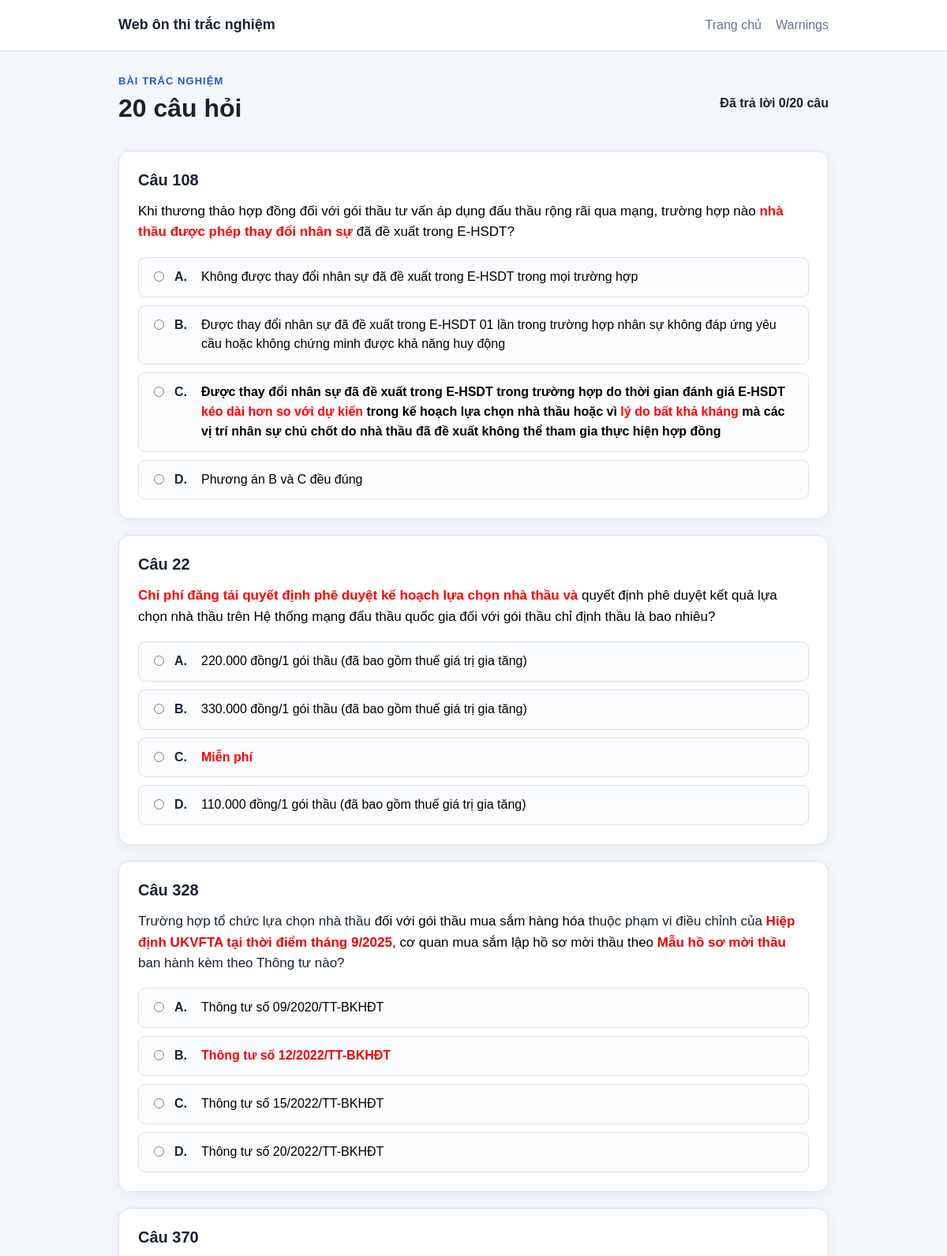
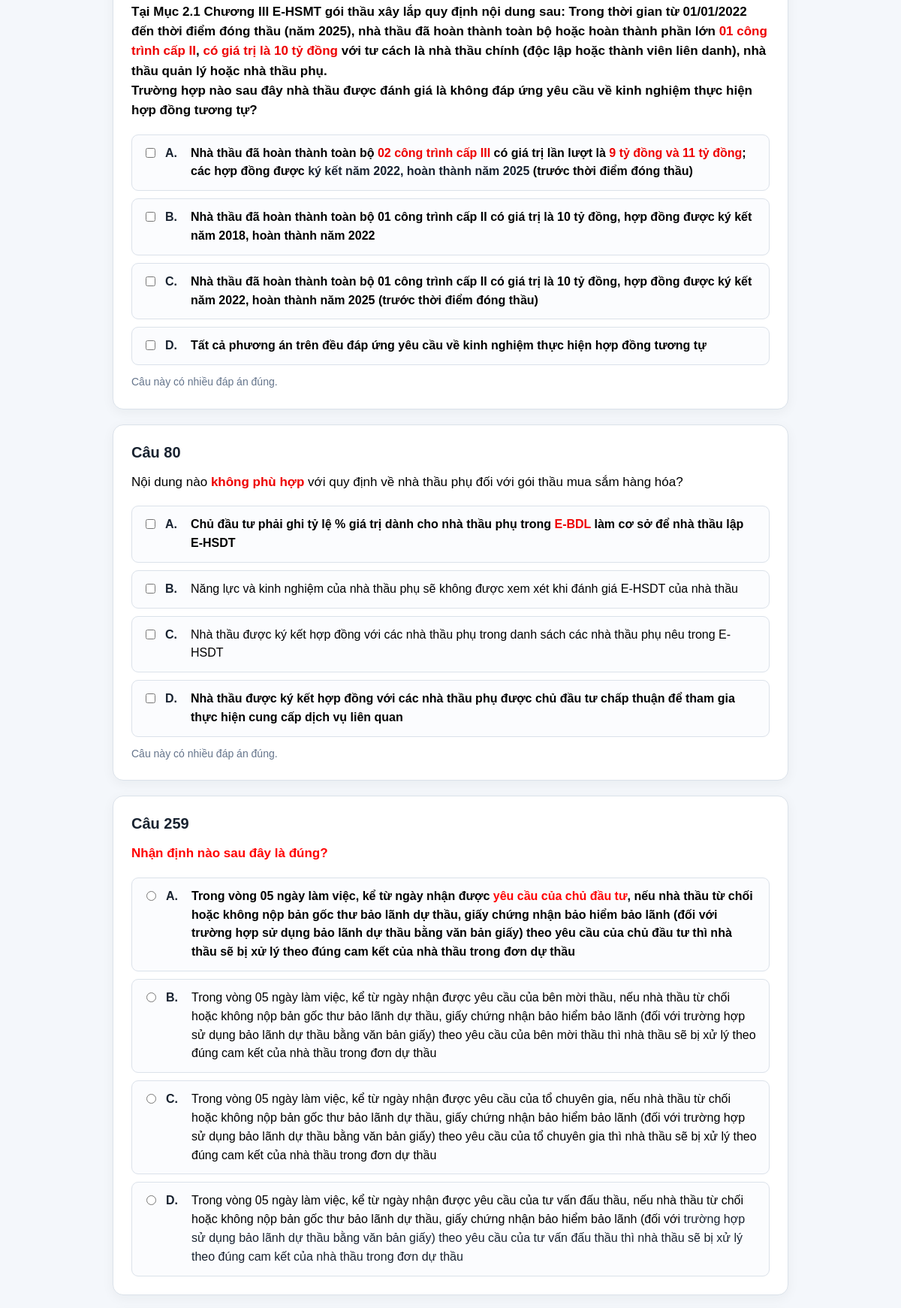
The page /quiz?mode=random&limit=20 (upper part) on the database its author committed (2 pictures, top to bottom).
### tables this page shows
CREATE TABLE questions (
    id INTEGER PRIMARY KEY AUTOINCREMENT,
    question_number INTEGER,
    question_html TEXT,
    question_plain TEXT,
    source_file TEXT,
    warning TEXT,
    created_at TEXT
);

CREATE TABLE options (
    id INTEGER PRIMARY KEY AUTOINCREMENT,
    question_id INTEGER,
    label TEXT,
    option_html TEXT,
    option_plain TEXT,
    is_correct INTEGER,
    bold_char_count INTEGER,
    total_char_count INTEGER,
    bold_ratio REAL,
    FOREIGN KEY(question_id) REFERENCES questions(id)
);

### app.py (the view)
@app.route("/quiz")
def quiz() -> str:
    mode = request.args.get("mode", "all")
    if mode not in {"all", "random"}:
        mode = "all"
    limit = request.args.get("limit", default=20, type=int)
    questions = get_questions(mode, limit)
    return render_template(
        "quiz.html",
        questions=questions,
        question_ids=",".join(str(q["id"]) for q in questions),
        mode=mode,
        limit=limit,
    )

### app.py (called while the page is built, shortened)
def get_db() -> sqlite3.Connection:
    if not Path(DB_PATH).is_file():
        raise FileNotFoundError(DB_MISSING_MESSAGE)
    if "db" not in g:
        g.db = sqlite3.connect(DB_PATH)
        g.db.row_factory = sqlite3.Row
    return g.db

def get_question_count() -> int:
    return get_db().execute("SELECT COUNT(*) FROM questions").fetchone()[0]

def get_options_by_question_ids(question_ids: list[int]) -> dict[int, list[dict]]:
    if not question_ids:
        return {}
    placeholders = ",".join("?" for _ in question_ids)
    rows = get_db().execute(
        f"""
        SELECT id, question_id, label, option_html, option_plain, is_correct, bold_ratio
        FROM options
        WHERE question_id IN ({placeholders})
        ORDER BY question_id, label
        """,
        question_ids,
    ).fetchall()
    grouped: dict[int, list[dict]] = defaultdict(list)
    for row in rows:
        grouped[row["question_id"]].append(dict(row))
    return dict(grouped)

def get_questions(mode: str = "all", limit: int | None = None) -> list[dict]:
    connection = get_db()
    if mode == "random":
        safe_limit = max(1, min(limit or 20, get_question_count()))
        rows = connection.execute(
            """
            SELECT id, question_number, question_html, question_plain
            FROM questions
            ORDER BY RANDOM()
            LIMIT ?
            """,
            (safe_limit,),
        ).fetchall()
    questions = [dict(row) for row in rows]
    options_by_question = get_options_by_question_ids([q["id"] for q in questions])
    for question in questions:
        question["options"] = options_by_question.get(question["id"], [])
        question["count_correct"] = sum(
            option["is_correct"] for option in question["options"]
        )
    return questions

### templates/quiz.html (shortened to what this page needs)
{% extends "base.html" %}
{% block content %}
<div class="quiz-toolbar">
    <div>
        <p class="eyebrow">Bài trắc nghiệm</p>
        <h1>{{ questions | length }} câu hỏi</h1>
    </div>
    <strong id="quiz-progress">Đã trả lời 0/{{ questions | length }} câu</strong>
</div>
{% if questions %}
<form id="quiz-form" method="post" action="{{ url_for('submit') }}" data-total="{{ questions | length }}">
    {% for question in questions %}
    <article class="question-card" data-question-id="{{ question.id }}">
        <h2>Câu {{ question.question_number }}</h2>
        <div class="question-content">{{ question.question_html | safe }}</div>
        <div class="options-list">
            {% for option in question.options %}
            <label class="option-item">
                <input
                    type="{{ 'checkbox' if question.count_correct > 1 else 'radio' }}"
                    name="q_{{ question.id }}"
                    value="{{ option.id }}"
                >
                <span class="option-label">{{ option.label }}.</span>
                <span class="option-content">{{ option.option_html | safe }}</span>
            </label>
            {% endfor %}
        </div>
        {% if question.count_correct > 1 %}
        <p class="question-note">Câu này có nhiều đáp án đúng.</p>
        {% endif %}
    </article>
    {% endfor %}
</form>
{% else %}
<div class="alert">Không có câu hỏi để hiển thị.</div>
{% endif %}
{% endblock %}

### static/css/style.css (style rules this page uses)
:root { --primary: #2457d6; --primary-dark: #1943aa; --border: #dbe2ea; --text: #182230; --muted: #64748b; --surface: #ffffff; --page: #f4f7fb; --success: #177245; --danger: #b42318; --warning: #9a6700; }
* { box-sizing: border-box; }
body { margin: 0; color: var(--text); background: var(--page); font-family: Arial, system-ui, sans-serif; line-height: 1.55; }
.nav-wrap, .page-heading, .quiz-toolbar, .submit-bar, .button-row { display: flex; align-items: center; justify-content: space-between; gap: 16px; }
h1, h2 { line-height: 1.25; }
h1 { margin: 4px 0 12px; }
h2 { margin: 0 0 14px; font-size: 20px; }
.eyebrow { margin: 0; color: var(--primary); font-size: 13px; font-weight: 700; letter-spacing: .08em; text-transform: uppercase; }
.question-card, .result-box, .alert { margin: 0 0 20px; padding: 24px; border: 1px solid var(--border); border-radius: 14px; background: var(--surface); box-shadow: 0 4px 16px rgba(24, 34, 48, .05); }
.question-content { margin-bottom: 18px; font-size: 17px; }
.options-list { display: grid; gap: 10px; }
.option-item { display: flex; align-items: flex-start; gap: 10px; padding: 12px 14px; border: 1px solid var(--border); border-radius: 9px; background: #fbfcfe; cursor: pointer; }
.option-item input { margin-top: 5px; }
.option-label { flex: 0 0 24px; font-weight: 700; }
.option-content { flex: 1; }
.question-note { margin: 12px 0 0; color: var(--muted); font-size: 14px; }
.quiz-toolbar, .page-heading { margin-bottom: 22px; }

### rows shown on the page
questions: question_number "108", question_html "Khi thương thảo hợp đồng đối với gói thầu tư vấn áp dụng đấu thầu rộng rãi qua mạng, trường hợp nào nhà thầu được phép thay đổi nhân sự đã đề xuất trong E-HSDT?"
options: label "A", option_html "Không được thay đổi nhân sự đã đề xuất trong E-HSDT trong mọi trường hợp"
options: label "B", option_html "Được thay đổi nhân sự đã đề xuất trong E-HSDT 0 1 lần trong trường hợp nhân sự không đáp ứng yêu cầu hoặc không chứng minh được khả năng huy động"
options: label "C", option_html "Được thay đổi nhân sự đã đề xuất trong E-HSDT trong trường hợp do thời gian đánh giá E-HSDT kéo dài hơn so với dự kiến trong kế hoạch lựa chọn nhà thầu hoặc vì lý do bất khả kháng mà các vị trí nhân sự chủ chốt do nhà thầu đã đề xuất không thể tham gia thực hiện hợp đồng"
options: label "D", option_html "Phương án B và C đều đúng"
questions: question_number "22", question_html "Chi phí đăng tải quyết định phê duyệt kế hoạch lựa chọn nhà thầu và quyết định phê duyệt kết quả lựa chọn nhà thầu trên Hệ thống mạng đấu thầu quốc gia đối với gói thầu chỉ định thầu là bao nhiêu?"
options: label "A", option_html "2 20.000 đồng/1 gói thầu (đã bao gồm thuế giá trị gia tăng)"
options: label "B", option_html "3 30.000 đồng/1 gói thầu (đã bao gồm thuế giá trị gia tăng)"
options: label "C", option_html "Miễn phí"
options: label "D", option_html "1 10.000 đồng/1 gói thầu (đã bao gồm thuế giá trị gia tăng)"
questions: question_number "328", question_html "Trường hợp tổ chức lựa chọn nhà thầu đối với gói thầu mua sắm hàng hóa thuộc phạm vi điều chỉnh của Hiệp định UKVFTA tại thời điểm tháng 9 /2025 , cơ quan mua sắm lập hồ sơ mời thầu theo Mẫu hồ sơ mời thầu ban hành kèm theo Thông tư nào?"
options: label "A", option_html "Thông tư số 0 9/2020/TT-BKHĐT"
options: label "B", option_html "Thông tư số 1 2/2022/TT-BKHĐT"
options: label "C", option_html "Thông tư số 1 5/2022/TT-BKHĐT"
options: label "D", option_html "Thông tư số 2 0/2022/TT-BKHĐT"
questions: question_number "370", question_html "Tại Mục 2.1 Chương III E-HSMT gói thầu xây lắp quy định nội dung sau: Trong thời gian từ 0 1/01/2022 đến thời điểm đóng thầu (năm 2 025), nhà thầu đã hoàn thành toàn bộ hoặc hoàn thành phần lớn 0 1 công trình cấp II , có giá trị là 1 0 tỷ đồng với tư cách là nhà thầu chính (độc lập hoặc thành viên liên danh), nhà thầu quản lý hoặc nhà thầu phụ. Trường hợp nào sau đây nhà thầu được đánh giá là không đáp ứng yêu cầu về kinh nghiệm thực hiện hợp đồng tương tự?", shows "Câu này có nhiều đáp án đúng."
options: label "A", option_html "Nhà thầu đã hoàn thành toàn bộ 0 2 công trình cấp III có giá trị lần lượt là 9 tỷ đồng và 1 1 tỷ đồng ; các hợp đồng được ký kết năm 2 022, hoàn thành năm 2 025 (trước thời điểm đóng thầu)"
options: label "B", option_html "Nhà thầu đã hoàn thành toàn bộ 0 1 công trình cấp II có giá trị là 1 0 tỷ đồng, hợp đồng được ký kết năm 2 018, hoàn thành năm 2 022"
options: label "C", option_html "Nhà thầu đã hoàn thành toàn bộ 0 1 công trình cấp II có giá trị là 1 0 tỷ đồng, hợp đồng được ký kết năm 2 022, hoàn thành năm 2 025 (trước thời điểm đóng thầu)"
options: label "D", option_html "Tất cả phương án trên đều đáp ứng yêu cầu về kinh nghiệm thực hiện hợp đồng tương tự"
questions: question_number "80", question_html "Nội dung nào không phù hợp với quy định về nhà thầu phụ đối với gói thầu mua sắm hàng hóa?", shows "Câu này có nhiều đáp án đúng."
options: label "A", option_html "Chủ đầu tư phải ghi tỷ lệ % giá trị dành cho nhà thầu phụ trong E-BDL làm cơ sở để nhà thầu lập E-HSDT"
options: label "B", option_html "Năng lực và kinh nghiệm của nhà thầu phụ sẽ không được xem xét khi đánh giá E-HSDT của nhà thầu"
options: label "C", option_html "Nhà thầu được ký kết hợp đồng với các nhà thầu phụ trong danh sách các nhà thầu phụ nêu trong E-HSDT"
options: label "D", option_html "Nhà thầu được ký kết hợp đồng với các nhà thầu phụ được chủ đầu tư chấp thuận để tham gia thực hiện cung cấp dịch vụ liên quan"
questions: question_number "259", question_html "Nhận định nào sau đây là đúng?"
options: label "A", option_html "Trong vòng 0 5 ngày làm việc, kể từ ngày nhận được yêu cầu của chủ đầu tư , nếu nhà thầu từ chối hoặc không nộp bản gốc thư bảo lãnh dự thầu, giấy chứng nhận bảo hiểm bảo lãnh (đối với trường hợp sử dụng bảo lãnh dự thầu bằng văn bản giấy) theo yêu cầu của chủ đầu tư thì nhà thầu sẽ bị xử lý theo đúng cam kết của nhà thầu trong đơn dự thầu"
options: label "B", option_html "Trong vòng 0 5 ngày làm việc, kể từ ngày nhận được yêu cầu của bên mời thầu, nếu nhà thầu từ chối hoặc không nộp bản gốc thư bảo lãnh dự thầu, giấy chứng nhận bảo hiểm bảo lãnh (đối với trường hợp sử dụng bảo lãnh dự thầu bằng văn bản giấy) theo yêu cầu của bên mời thầu thì nhà thầu sẽ bị xử lý theo đúng cam kết của nhà thầu trong đơn dự thầu"
options: label "C", option_html "Trong vòng 0 5 ngày làm việc, kể từ ngày nhận được yêu cầu của tổ chuyên gia, nếu nhà thầu từ chối hoặc không nộp bản gốc thư bảo lãnh dự thầu, giấy chứng nhận bảo hiểm bảo lãnh (đối với trường hợp sử dụng bảo lãnh dự thầu bằng văn bản giấy) theo yêu cầu của tổ chuyên gia thì nhà thầu sẽ bị xử lý theo đúng cam kết của nhà thầu trong đơn dự thầu"
options: label "D", option_html "Trong vòng 0 5 ngày làm việc, kể từ ngày nhận được yêu cầu của tư vấn đấu thầu, nếu nhà thầu từ chối hoặc không nộp bản gốc thư bảo lãnh dự thầu, giấy chứng nhận bảo hiểm bảo lãnh (đối với trường hợp sử dụng bảo lãnh dự thầu bằng văn bản giấy) theo yêu cầu của tư vấn đấu thầu thì nhà thầu sẽ bị xử lý theo đúng cam kết của nhà thầu trong đơn dự thầu"

### other values the page prints
{{ questions | length }} "20"
